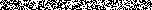

Here is the Python script that generated this plot:
from PIL import Image
import random


def xor(x, y):
    if x in [0, 1] and y in [0, 1]:
        return x ^ y
    else:
        return (x + y) % 2


class Key(object):
    FILENAME = 'key.png'

    @classmethod
    def generate_key(cls):
        key_img = Image.new('1', (152, 10), 1)
        for y in range(10):
            for x in range(152):
                v = random.randint(0, 1)
                key_img.putpixel((x, y), v)

        key_img.save(cls.FILENAME)
        return key_img


class Share(object):
    FILENAME = 'share.png'

    @classmethod
    def make(cls, secret, key):
        w, h = secret.size
        share = Image.new("1", (w, h), 1)
        for y in range(h):
            for x in range(w):
                s = secret.getpixel((x, y))
                k = key.getpixel((x, y))
                if k > 127:
                    k = 1
                else:
                    k = 0
                share.putpixel((x, y), xor(s, k))
        share.save(cls.FILENAME)
        return share


def load_key():
    try:
        key = Image.open(Key.FILENAME)
    except IOError:
        key = Key.generate_key()
    return key


if __name__ == '__main__':
    Key.generate_key()
